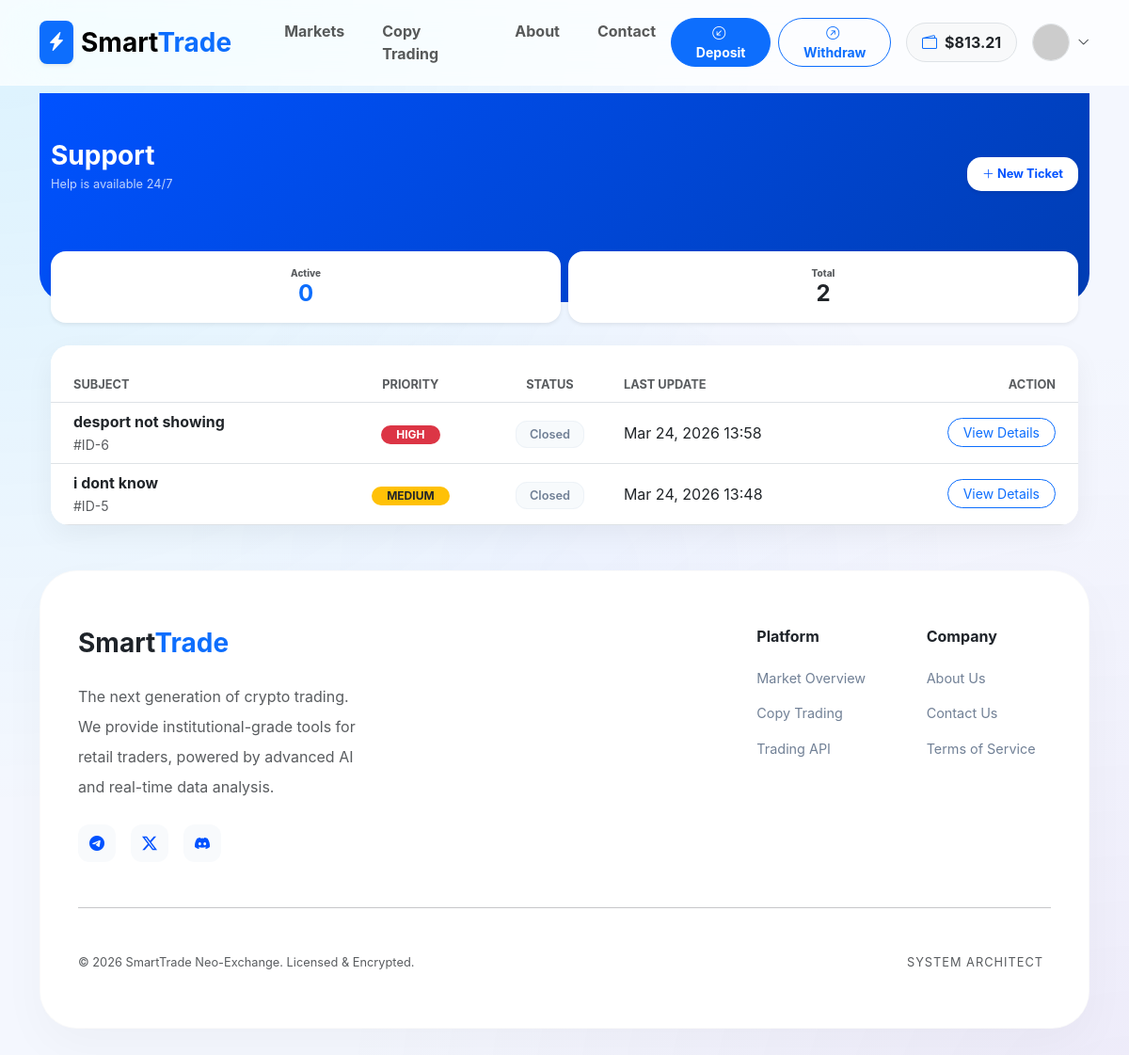
Page /accounts/tickets/ (signed in) on the committed database.
### apps/accounts/models.py (models this page shows, shortened)
class User(AbstractUser):
    email = models.EmailField(unique=True, verbose_name="Email Address")
    balance = models.DecimalField(
        max_digits=20,
        decimal_places=2,
        default=0.00,
        verbose_name="Total Balance (USDT)"
    )
    wallet_address = models.CharField(
        max_length=255,
        blank=True,
        null=True,
        verbose_name="User Wallet Address"
    )
    is_verified = models.BooleanField(default=True)
    referred_by = models.ForeignKey('self', on_delete=models.SET_NULL, null=True, blank=True)
    referral_code = models.CharField(max_length=10, unique=True, blank=True)
    USERNAME_FIELD = 'email'
    REQUIRED_FIELDS = ['username']
    class Meta:
        verbose_name = 'User'
        verbose_name_plural = 'Users'

class Ticket(models.Model):
    STATUS_CHOICES = [
        ('open', 'Open'),
        ('pending', 'Pending'),
        ('closed', 'Closed'),
    ]
    URGENCY_CHOICES = [
        ('low', 'Low'),
        ('medium', 'Medium'),
        ('high', 'High'),
    ]
    user = models.ForeignKey(settings.AUTH_USER_MODEL, on_delete=models.CASCADE, related_name='tickets')
    subject = models.CharField(max_length=255)
    status = models.CharField(max_length=10, choices=STATUS_CHOICES, default='open')
    urgency = models.CharField(max_length=10, choices=URGENCY_CHOICES, default='medium')
    created_at = models.DateTimeField(auto_now_add=True)
    updated_at = models.DateTimeField(auto_now=True)
    class Meta:
        ordering = ['-updated_at']

### apps/accounts/views.py (the view)
# urls.py: path('tickets/', ticket_list, name='ticket_list'),
@login_required
def ticket_list(request):
    tickets = Ticket.objects.filter(user=request.user).order_by('-updated_at')
    open_tickets_count = tickets.filter(status='open').count()
    context = {
        'tickets': tickets,
        'open_count': open_tickets_count,
    }
    return render(request, 'accounts/tickets/ticket_list.html', context)

### apps/accounts/views.py (called while the page is built)
def user_notifications(request):
    if request.user.is_authenticated:
        return {
            'unread_notifications': request.user.notifications.filter(is_read=False).order_by('-created_at')
        }
    return {}

### templates/accounts/tickets/ticket_list.html (shortened to what this page needs)
{% extends 'base.html' %}
{% block content %}
<div class="user-welcome-section">
    <div class="container">
        <div class="row align-items-center">
            <div class="col-7 col-md-7 text-start mb-0">
                <h1 class="fw-bold mb-1 fs-3">Support</h1>
                <p class="opacity-75 small">Help is available 24/7</p>
            </div>
            <div class="col-5 col-md-5 text-end">
                <a href="{% url 'accounts:create_ticket' %}" class="btn btn-create shadow-sm py-2 px-3 small">
                    <i class="bi bi-plus-lg"></i> <span class="d-none d-md-inline">New Ticket</span>
                </a>
            </div>
        </div>
    </div>
</div>
<div class="container mb-5 mt-2">
    <div class="row g-2 mb-4 mt-2">
        <div class="col-6">
            <div class="p-3 bg-white rounded-4 border-0 shadow-sm text-center">
                <div class="text-muted" style="font-size: 10px; font-weight: 800; text-uppercase: uppercase;">Active</div>
                <div class="h4 fw-bold text-primary mb-0">{{ open_count }}</div>
            </div>
        </div>
        <div class="col-6">
            <div class="p-3 bg-white rounded-4 border-0 shadow-sm text-center">
                <div class="text-muted" style="font-size: 10px; font-weight: 800; text-uppercase: uppercase;">Total</div>
                <div class="h4 fw-bold text-dark mb-0">{{ tickets.count }}</div>
            </div>
        </div>
    </div>
    <div class="desktop-view glass-card overflow-hidden">
        <div class="table-responsive">
            <table class="table align-middle mb-0">
                <thead class="bg-light">
                    <tr style="height: 60px;">
                        <th class="ps-4 text-muted small fw-bold">SUBJECT</th>
                        <th class="text-center text-muted small fw-bold">PRIORITY</th>
                        <th class="text-center text-muted small fw-bold">STATUS</th>
                        <th class="text-muted small fw-bold">LAST UPDATE</th>
                        <th class="pe-4 text-end text-muted small fw-bold">ACTION</th>
                    </tr>
                </thead>
                <tbody>
                    {% for ticket in tickets %}
                    <tr>
                        <td class="ps-4">
                            <div class="fw-bold text-dark">{{ ticket.subject }}</div>
                            <small class="text-muted">#ID-{{ ticket.id }}</small>
                        </td>
                        <td class="text-center">
                            <span class="badge {% if ticket.urgency == 'high' %}bg-danger{% elif ticket.urgency == 'medium' %}bg-warning text-dark{% else %}bg-info{% endif %} rounded-pill px-3 py-1">
                                {{ ticket.urgency|upper }}
                            </span>
                        </td>
                        <td class="text-center">
                            <span class="badge-user {% if ticket.status == 'open' %}badge-open{% else %}badge-closed{% endif %}">
                                {{ ticket.get_status_display }}
                            </span>
                        </td>
                        <td>{{ ticket.updated_at|date:"M d, Y H:i" }}</td>
                        <td class="pe-4 text-end">
                            <a href="{% url 'accounts:ticket_detail' ticket.id %}" class="btn btn-outline-primary btn-sm rounded-pill px-3">View Details</a>
                        </td>
                    </tr>
                    {% endfor %}
                </tbody>
            </table>
        </div>
    </div>
</div>
{% endblock %}

### templates/base.html (shortened to what this page needs)
<!DOCTYPE html>
<html lang="en">
<head>
    <link href="https://cdn.jsdelivr.net/npm/bootstrap@5.3.0/dist/css/bootstrap.min.css" rel="stylesheet">
    <link rel="stylesheet" href="https://cdn.jsdelivr.net/npm/bootstrap-icons@1.11.0/font/bootstrap-icons.css">
    <link href="https://cdn.jsdelivr.net/gh/rastikerdar/vazirmatn@v33.003/Vazirmatn-font-face.css" rel="stylesheet">
    <link rel="stylesheet" href="https://cdnjs.cloudflare.com/ajax/libs/animate.css/4.1.1/animate.min.css"/>
</head>
<body>
<nav class="navbar navbar-expand-lg sticky-top d-none d-lg-block">
    <div class="container">
        <a class="navbar-brand d-flex align-items-center" href="{% url 'home' %}">
            <div class="bg-primary p-2 rounded-3 me-2 shadow-sm">
                <i class="bi bi-lightning-charge-fill text-white"></i>
            </div>
            <span class="fw-bolder fs-3">Smart<span class="text-primary">Trade</span></span>
        </a>
        <div class="collapse navbar-collapse">
            <ul class="navbar-nav ms-4 gap-2">
                <li class="nav-item"><a class="nav-link fw-bold px-3" href="{% url 'trading:market_list' %}">Markets</a></li>
                <li class="nav-item"><a class="nav-link fw-bold px-3" href="{% url 'trading:copy_list' %}">Copy Trading</a></li>
                <li class="nav-item"><a class="nav-link fw-bold px-3" href="{% url 'accounts:about_us' %}">About</a></li>
                <li class="nav-item"><a class="nav-link fw-bold px-3" href="{% url 'accounts:contact_us' %}">Contact</a></li>
            </ul>
            <div class="ms-auto d-flex align-items-center gap-3">
                {% if user.is_authenticated %}
                    <div class="d-none d-xl-flex gap-2">
                        <a href="{% url 'transactions:deposit' %}" class="btn btn-sm btn-primary rounded-pill px-3 fw-bold">
                            <i class="bi bi-arrow-down-left-circle me-1"></i> Deposit
                        </a>
                        <a href="{% url 'transactions:withdraw' %}" class="btn btn-sm btn-outline-primary rounded-pill px-3 fw-bold">
                            <i class="bi bi-arrow-up-right-circle me-1"></i> Withdraw
                        </a>
                    </div>
                    <div class="bg-light px-3 py-2 rounded-pill fw-bold border d-flex align-items-center">
                        <i class="bi bi-wallet2 text-primary me-2"></i>
                        <span class="text-dark">${{ user.balance|floatformat:2 }}</span>
                    </div>
                    <div class="dropdown">
                        <div class="d-flex align-items-center gap-2" data-bs-toggle="dropdown" style="cursor:pointer">
                            <img src="https://ui-avatars.com/api/?name={{ user.username }}&background=0052FF&color=fff&bold=true" class="rounded-circle border" width="40" height="40">
                            <i class="bi bi-chevron-down small"></i>
                        </div>
                    </div>
                {% else %}
                    <a href="{% url 'accounts:login' %}" class="btn fw-bold px-4">Login</a>
                    <a href="{% url 'accounts:register' %}" class="btn btn-primary rounded-pill px-4 fw-bold shadow-sm">Join Now</a>
                {% endif %}
            </div>
        </div>
    </div>
</nav>
<div class="container mt-2 animate__animated animate__fadeIn">
    <div class="position-fixed top-0 end-0 p-3" style="z-index: 2000; margin-top: 80px;">
    </div>
    {% block content %}{% endblock %}
</div>
<footer class="mt-5 pb-5">
    <div class="container">
        <div class="footer-card">
            <div class="row g-5">
                <div class="col-lg-4">
                    <h3 class="fw-bolder mb-4">Smart<span class="text-primary">Trade</span></h3>
                    <p class="text-muted lh-lg mb-4">The next generation of crypto trading. We provide institutional-grade tools for retail traders, powered by advanced AI and real-time data analysis.</p>
                    <div class="d-flex gap-3">
                        <a href="https://t.me/" target="_blank" class="icon-box">
                            <i class="bi bi-telegram"></i>
                        </a>
                        <a href="https://twitter.com" target="_blank" class="icon-box">
                            <i class="bi bi-twitter-x"></i>
                        </a>
                        <a href="https://discord.com" target="_blank" class="icon-box">
                            <i class="bi bi-discord"></i>
                        </a>
                    </div>
                </div>
                <div class="col-6 col-lg-2 ms-lg-auto">
                    <h6 class="fw-bold mb-4">Platform</h6>
                    <div class="d-grid gap-3">
                        <a href="{% url 'trading:market_list' %}" class="footer-link">Market Overview</a>
                        <a href="{% url 'trading:copy_list' %}" class="footer-link">Copy Trading</a>
                        <a href="#" class="footer-link">Trading API</a>
                    </div>
                </div>
                <div class="col-6 col-lg-2">
                    <h6 class="fw-bold mb-4">Company</h6>
                    <div class="d-grid gap-3">
                        <a href="{% url 'accounts:about_us' %}" class="footer-link">About Us</a>
                        <a href="{% url 'accounts:contact_us' %}" class="footer-link">Contact Us</a>
                        <a href="{% url 'accounts:terms_conditions' %}" class="footer-link">Terms of Service</a>
                    </div>
                </div>
            </div>
            <hr class="my-5 opacity-10">
            <div class="d-flex flex-column flex-md-row justify-content-between align-items-center gap-4">
                <div class="small text-muted">© 2026 SmartTrade Neo-Exchange. Licensed & Encrypted.</div>
                <div class="d-flex align-items-center flex-wrap justify-content-center justify-content-md-start">
                    <span class="small text-muted me-2" style="font-size: 0.7rem; letter-spacing: 1px;">SYSTEM ARCHITECT</span>
                </div>
            </div>
        </div>
    </div>
</footer>
</body>
</html>

### templates/base.html (style rules this page uses)
:root { --neon-blue: #00d2ff; --deep-royal: #0052ff; --cyber-purple: #9d50bb; --glass-bg: rgba(255, 255, 255, 0.85); --mobile-nav-height: 80px; }
body { font-family: 'Vazirmatn', sans-serif; background-color: #f4f7fa; color: #1e2329; overflow-x: hidden; padding-bottom: var(--mobile-nav-height); }
.navbar { backdrop-filter: blur(25px) saturate(180%); -webkit-backdrop-filter: blur(25px) saturate(180%); background: rgba(255, 255, 255, 0.75); border-bottom: 1px solid rgba(255, 255, 255, 0.3); padding: 0.8rem 0; z-index: 1050; }
.footer-card { background: white; border-radius: 40px; padding: 60px 40px; box-shadow: 0 20px 50px rgba(0,0,0,0.03); border: 1px solid rgba(0,0,0,0.02); }
.footer-link { color: #718096; text-decoration: none; transition: 0.2s; font-size: 0.9rem; }
.icon-box { width: 40px; height: 40px; background: #f8fafc; border-radius: 12px; display: flex; align-items: center; justify-content: center; color: var(--deep-royal); transition: 0.3s; }

### templates/accounts/tickets/ticket_list.html (style rules this page uses)
:root { --user-primary: #0052ff; --user-bg: #f4f7fe; --card-border: #edf2f7; --high-priority: #ff4d4d; --medium-priority: #ffa500; --low-priority: #00c853; }
body { background-color: var(--user-bg); font-family: 'Inter', sans-serif; }
.user-welcome-section { background: linear-gradient(135deg, #0052ff 0%, #003db3 100%); padding: 50px 0 100px 0; color: white; border-radius: 0 0 30px 30px; margin-bottom: -70px; }
@media (min-width: 768px) { .glass-card { background: white; border-radius: 20px; box-shadow: 0 10px 30px rgba(0,0,0,0.05); } }
@media (min-width: 768px) { .badge-user { padding: 6px 14px; border-radius: 12px; font-weight: 600; font-size: 0.8rem; } }
@media (min-width: 768px) { .badge-closed { background: #f7fafc; color: #718096; border: 1px solid #edf2f7; } }
.btn-create { background: #ffffff; color: var(--user-primary); font-weight: 700; border: none; border-radius: 15px; padding: 12px 25px; transition: all 0.3s ease; }

### rows in the picture
User: balance "813.21"
Ticket: subject "desport not showing", id "6", urgency "HIGH", status "Closed", updated_at "Mar 24, 2026 13:58"
Ticket: subject "i dont know", id "5", urgency "MEDIUM", status "Closed", updated_at "Mar 24, 2026 13:48"

### other values in the picture
{{ open_count }} "0"
{{ tickets.count }} "2"
